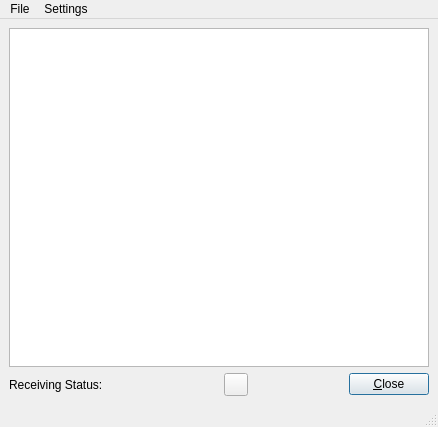
<ui version="4.0" >
 <class>JLViewer</class>
 <widget class="QMainWindow" name="JLViewer" >
  <property name="geometry" >
   <rect>
    <x>0</x>
    <y>0</y>
    <width>438</width>
    <height>427</height>
   </rect>
  </property>
  <property name="windowTitle" >
   <string>MainWindow</string>
  </property>
  <widget class="QWidget" name="centralwidget" >
   <layout class="QVBoxLayout" name="verticalLayout" >
    <item>
     <widget class="JLBrowser" name="textBrowser" />
    </item>
    <item>
     <layout class="QHBoxLayout" name="_2" >
      <property name="spacing" >
       <number>6</number>
      </property>
      <property name="margin" >
       <number>0</number>
      </property>
      <item>
       <widget class="QLabel" name="TextLabel1" >
        <property name="text" >
         <string>Receiving Status:</string>
        </property>
        <property name="wordWrap" >
         <bool>false</bool>
        </property>
       </widget>
      </item>
      <item>
       <widget class="CMultColorLED" native="1" name="LEDStatus" >
        <property name="minimumSize" >
         <size>
          <width>13</width>
          <height>13</height>
         </size>
        </property>
        <property name="maximumSize" >
         <size>
          <width>13</width>
          <height>13</height>
         </size>
        </property>
       </widget>
      </item>
      <item>
       <spacer name="horizontalSpacer" >
        <property name="orientation" >
         <enum>Qt::Horizontal</enum>
        </property>
        <property name="sizeHint" stdset="0" >
         <size>
          <width>40</width>
          <height>20</height>
         </size>
        </property>
       </spacer>
      </item>
      <item>
       <widget class="QToolButton" name="ButtonStepBack" >
        <property name="text" >
         <string/>
        </property>
        <property name="icon" >
         <iconset resource="res/icons.qrc" >
          <normaloff>:/icons/StepBack.png</normaloff>:/icons/StepBack.png</iconset>
        </property>
       </widget>
      </item>
      <item>
       <spacer name="Spacer5_2" >
        <property name="orientation" >
         <enum>Qt::Horizontal</enum>
        </property>
        <property name="sizeType" >
         <enum>QSizePolicy::Expanding</enum>
        </property>
        <property name="sizeHint" stdset="0" >
         <size>
          <width>20</width>
          <height>20</height>
         </size>
        </property>
       </spacer>
      </item>
      <item>
       <widget class="QPushButton" name="buttonOk" >
        <property name="text" >
         <string>&amp;Close</string>
        </property>
        <property name="autoDefault" >
         <bool>true</bool>
        </property>
        <property name="default" >
         <bool>true</bool>
        </property>
       </widget>
      </item>
     </layout>
    </item>
   </layout>
  </widget>
  <widget class="QMenuBar" name="menubar" >
   <property name="geometry" >
    <rect>
     <x>0</x>
     <y>0</y>
     <width>438</width>
     <height>19</height>
    </rect>
   </property>
   <widget class="QMenu" name="menuFile" >
    <property name="title" >
     <string>File</string>
    </property>
    <addaction name="actionClear_All" />
    <addaction name="separator" />
    <addaction name="actionSave" />
    <addaction name="actionSave_All" />
    <addaction name="separator" />
    <addaction name="actionClose" />
   </widget>
   <widget class="QMenu" name="menuSettings" >
    <property name="title" >
     <string>Settings</string>
    </property>
    <addaction name="actionSet_Font" />
   </widget>
   <addaction name="menuFile" />
   <addaction name="menuSettings" />
  </widget>
  <widget class="QStatusBar" name="statusbar" />
  <action name="actionSet_Font" >
   <property name="text" >
    <string>Set  Font</string>
   </property>
  </action>
  <action name="actionClear_All" >
   <property name="text" >
    <string>Clear All</string>
   </property>
  </action>
  <action name="actionSave" >
   <property name="text" >
    <string>Save</string>
   </property>
  </action>
  <action name="actionSave_All" >
   <property name="text" >
    <string>Save All</string>
   </property>
  </action>
  <action name="actionClose" >
   <property name="text" >
    <string>Close</string>
   </property>
  </action>
 </widget>
 <customwidgets>
  <customwidget>
   <class>CMultColorLED</class>
   <extends>QWidget</extends>
   <header>MultColorLED.h</header>
  </customwidget>
  <customwidget>
   <class>JLBrowser</class>
   <extends>QTextBrowser</extends>
   <header>jlbrowser.h</header>
  </customwidget>
 </customwidgets>
 <resources>
  <include location="res/icons.qrc" />
 </resources>
 <connections/>
</ui>
